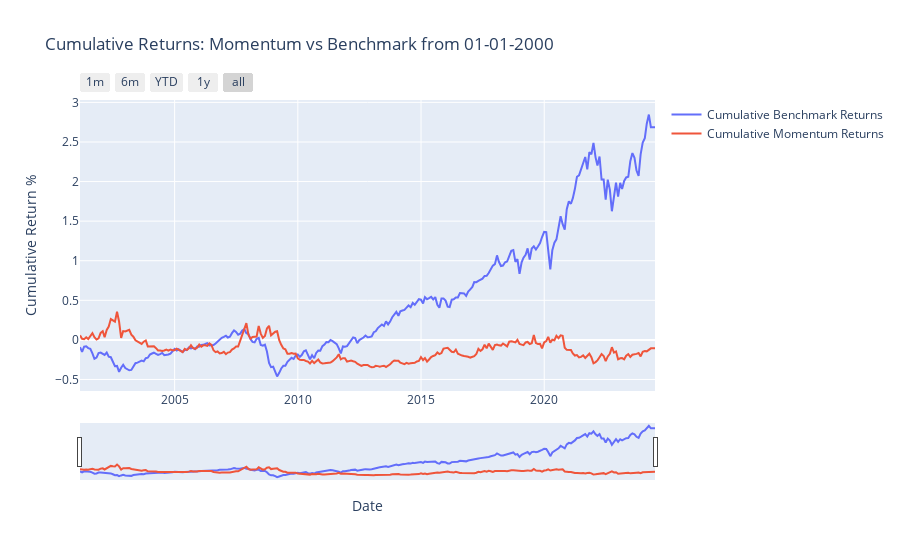

Here is the notebook cell this chart was saved with:
### Code cell
# Create a Plotly figure
fig = go.Figure()

# Add the cumulative benchmark returns line trace
fig.add_trace(
    go.Scatter(
        x=cumulative_benchmark_returns.index,
        y=cumulative_benchmark_returns,
        mode='lines',
        name='Cumulative Benchmark Returns'
    )
)

# Add the cumulative momentum returns line trace
fig.add_trace(
    go.Scatter(
        x=cumulative_momentum_returns.index,
        y=cumulative_momentum_returns,
        mode='lines',
        name='Cumulative Momentum Returns'
    )
)

# Configure the x-axis to show months when zoomed in and add range selector buttons
fig.update_layout(
    title='Cumulative Returns: Momentum vs Benchmark from 01-01-2000',
    xaxis_title='Date',
    yaxis_title='Cumulative Return %',
    xaxis=dict(
        tickmode='auto',
        rangeslider=dict(
            visible=True
        ),
        rangeselector=dict(
            buttons=list([
                dict(count=1, label="1m", step="month", stepmode="backward"),
                dict(count=6, label="6m", step="month", stepmode="backward"),
                dict(count=1, label="YTD", step="year", stepmode="todate"),
                dict(count=1, label="1y", step="year", stepmode="backward"),
                dict(step="all")
            ])
        ),
        type="date"
    ),
)

# Show the plot
fig.show()

### Figure 1 — Plotly figure (JSON) as saved in the notebook; plotly's stock layout.template omitted (floating-point values rounded to 4 significant figures; data arrays with more than 128 entries replaced by an {"elided": "..."} marker saying what was removed)
{"data": [{"mode": "lines", "name": "Cumulative Benchmark Returns", "type": "scatter", "x": {"elided": "281 str values"}, "y": {"elided": "281 float values"}}, {"mode": "lines", "name": "Cumulative Momentum Returns", "type": "scatter", "x": {"elided": "281 str values"}, "y": {"elided": "281 float values"}}], "layout": {"title": {"text": "Cumulative Returns: Momentum vs Benchmark from 01-01-2000"}, "xaxis": {"rangeselector": {"buttons": [{"count": 1, "label": "1m", "step": "month", "stepmode": "backward"}, {"count": 6, "label": "6m", "step": "month", "stepmode": "backward"}, {"count": 1, "label": "YTD", "step": "year", "stepmode": "todate"}, {"count": 1, "label": "1y", "step": "year", "stepmode": "backward"}, {"step": "all"}]}, "rangeslider": {"visible": true}, "tickmode": "auto", "title": {"text": "Date"}, "type": "date"}, "yaxis": {"title": {"text": "Cumulative Return %"}}}}
